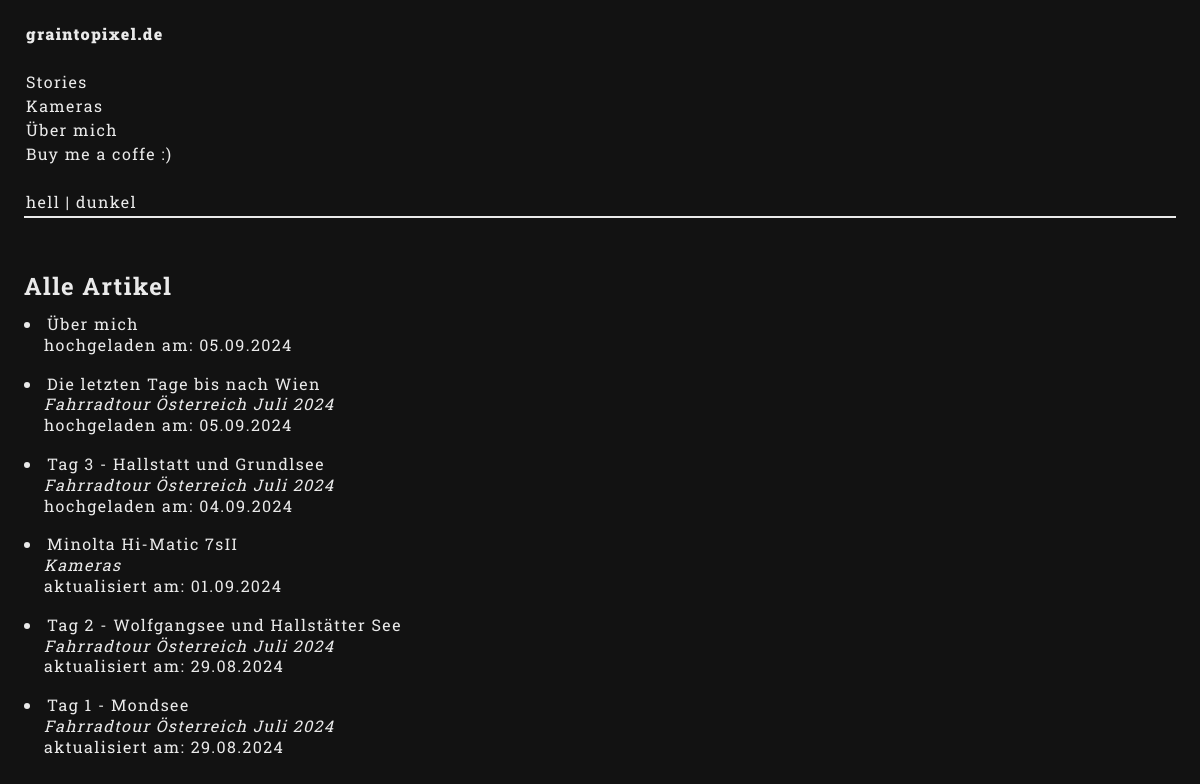
Before: / with the older database file.
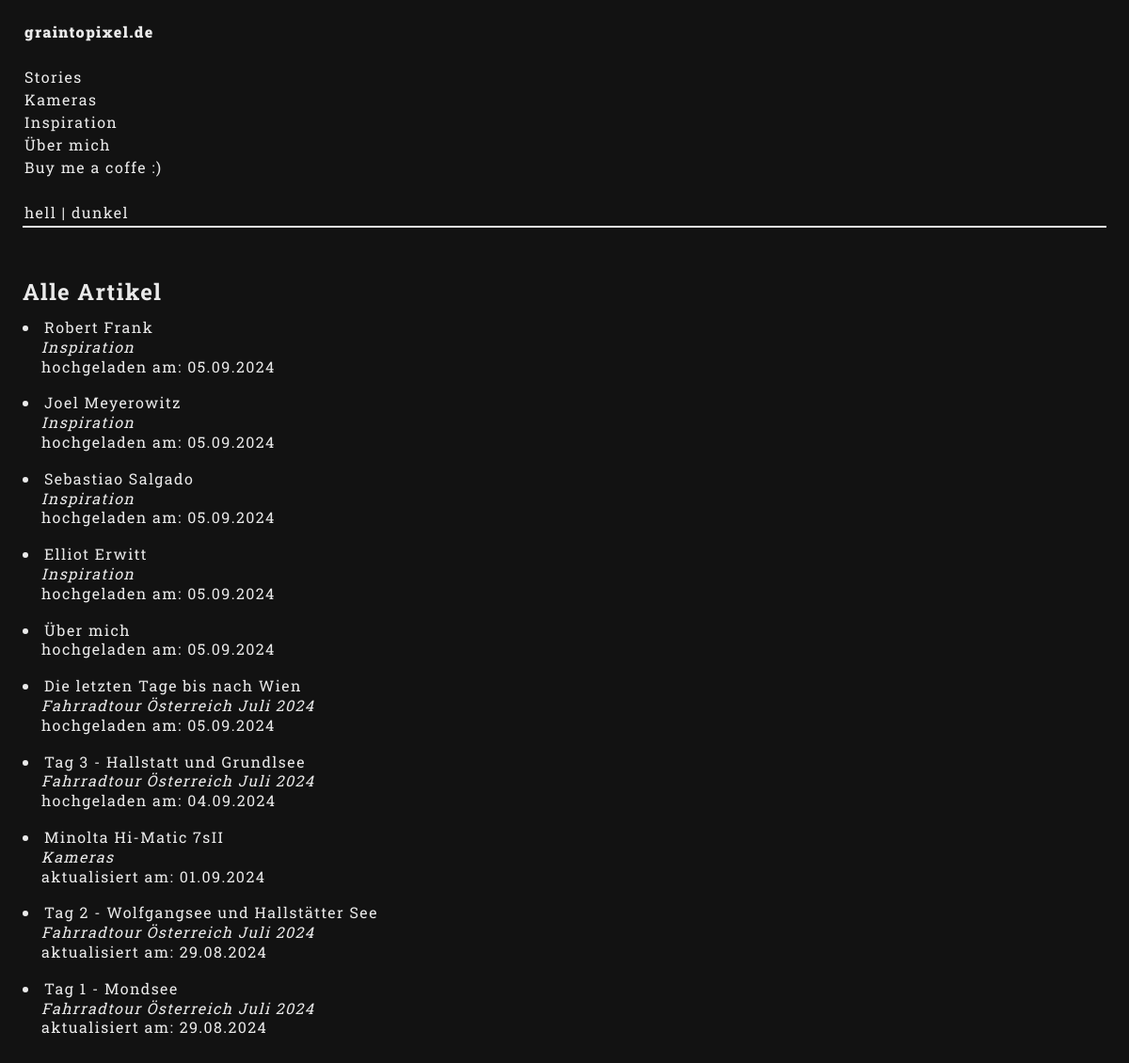
After: the same page with the newer database file.
### posts/models.py (models this page shows, shortened)
class Category(models.Model):
    title = models.CharField(max_length=5000)

class Article(models.Model):
    html_template = models.CharField(max_length=5000,  blank=True, choices=[
        ('article_template01.html', 'Story, links Text, rechts Bilder'),
        ('article_template02.html', 'Artikel, links Text, rechts Bilder'),
        ('article_template03.html', 'Artikel, Text, Bild, Tabelle'),
        ('article_template04.html', 'Artikel, Objektiv'),
        ('article_template05.html', 'Artikel, nur Intro'),
    ])
    category = models.ForeignKey(Category, on_delete=models.CASCADE, null=True, blank=True)
    title = models.CharField(max_length=5000)
    intro_text = RichTextField(null=True, blank=True)
    seperated_texts = models.TextField(max_length=1000000, null=True, blank=True)
    images = models.ManyToManyField(Image, through='ArticleImage', related_name='articles')
    author = models.CharField(max_length=5000, default='Oskar Antretter', null=True)
    created_at = models.DateTimeField(default=datetime.now, blank=True)
    updated_at = models.DateTimeField(default=datetime.now, blank=True)

class Story(models.Model):
    title = models.CharField(max_length=5000, null=True, blank=True)
    first_chapter = models.ForeignKey(Article, on_delete=models.CASCADE, null=True, blank=True)
    chapters = models.ManyToManyField(Article, related_name='articles', null=True, blank=True)

### posts/views.py (the view)
# urls.py: path('', views.index, name='index'),
def index(request):
    categories = Category.objects.all()
    articles = Article.objects.all().order_by('-updated_at')
    stories = Story.objects.all()
    return render(request, 'index.html', {
        'articles': articles,
        'stories': stories,
        'categories': categories,
    })

### templates/index.html (shortened to what this page needs)
{%load static%}
<!DOCTYPE html>
<html lang="de">
<head>
    <link rel="stylesheet" href="{% static 'css/style.css' %}">
</head>
<body>
    <div class="wrapper">
        <div class="menu-section">
            <table>
                <tr>
                    <td class="main-nav">
                        <div>
                            <nav>
                                <a class="bold-text" href="/">graintopixel.de</a>
                                <br>
                                <br>
                                <a href="category/stories">Stories</a>
                                <br>
                                {% for category in categories %}
                                {% if category.id is not 12 %}
                                <a href="category/{{category.title}}">{{category.title}}</a>
                                <br>
                                {%endif%}
                                {% endfor %}
                                <a href="/uebermich/18">Über mich</a><br>
                                <a href="https://paypal.me/oskarantretter1">Buy me a coffe :)</a><br>
                                <br>
                                <a onclick="styleBright()">hell</a>&nbsp;|&nbsp;<a onclick="styleDark()">dunkel</a>
                            </nav>
                        </div>
                    </td>
                </tr>
            </table>
        </div>
        <div class="content-preview-section">
            <h2>Alle Artikel</h2>
            <ul class="content-list-mobile">
                {% for article in articles %}
                <li>
                    {% if article.category.id is not 12 and article.category%}
                        {% if article.updated_at > article.created_at %}
                            <a href="category/{{article.category.title}}/article/{{article.id}}">{{article.title}} <br> <span class="italic">{{article.category.title}}</span> <br> aktualisiert am: {{article.updated_at|date:"d.m.Y"}}</a>
                        {% else %}
                            <a href="category/{{article.category.title}}/article/{{article.id}}">{{article.title}} <br> <span class="italic">{{article.category.title}}</span> <br> hochgeladen am: {{article.created_at|date:"d.m.Y"}}</a>
                        {% endif %}
                    {% elif article.category.id is not 12 %}
                        {% if article.updated_at > article.created_at %}
                            <a href="/uebermich/18">{{article.title}} <br> aktualisiert am: {{article.updated_at|date:"d.m.Y"}}</a>
                        {% else %}
                            <a href="/uebermich/18">{{article.title}} <br> hochgeladen am: {{article.created_at|date:"d.m.Y"}}</a>
                        {% endif %}
                    {% else %}
                        {% for story in stories %}
                            {% for chapter in story.chapters.all %}
                                {% if chapter.title and chapter.id == article.id %}
                                    {% if article.updated_at > article.created_at %}
                                        <a href="/story/{{story.id}}/article/{{article.id}}">{{article.title}} <br> <span class="italic">{{story.title}}</span><br> aktualisiert am: {{article.updated_at|date:"d.m.Y"}}</a>
                                    {% else %}
                                        <a href="/story/{{story.id}}/article/{{article.id}}">{{article.title}} <br> <span class="italic">{{story.title}}</span><br> hochgeladen am: {{article.created_at|date:"d.m.Y"}}</a>
                                    {% endif %}
                                {% endif %}
                            {% endfor %}
                        {% endfor %}
                    {% endif %}
                </li>
                {% endfor %}
            </ul>
            <br>
        </div>
    </div>
</body>
</html>

### static/css/style.css (style rules this page uses)
:root { --c-background: #121212; --c-font: #eaeaea; --c-linksHover: #ffa42e; --c-decoration: #eaeaea; --font: "Roboto Slab"; --font-wheight: 400; --line-height: 1.5; --letter-spacing: 1.4px; --word-spacing: normal; }
* { margin: 0; padding: 0; scrollbar-color: var(--c-font) #eaeaea00; scrollbar-width: thin; }
body { background-color: var(--c-background); color: var(--c-font); font-size: 12pt; line-height: var(--line-height); font-family: var(--font); font-weight: var(--font-wheight); letter-spacing: var(--letter-spacing); word-spacing: var(--word-spacing); }
li { list-style-position: inside; text-indent: -20px; padding-left: 20px; }
.content-list-mobile li { line-height: 1.3; padding-bottom: 18px; }
.wrapper { width: 96vw; display: flex; flex-wrap: wrap; margin-left: 15px; margin-right: 15px; height: 95vh; margin: 0 auto; margin-top: 20px; align-content: start; }
.content-preview-section { width: 100%; height: fit-content; margin: 0 auto; }
.menu-section { width: 100%; border-bottom: 2px solid var(--c-decoration); margin-bottom: 50px; height: fit-content; box-sizing: border-box; }
h2 { padding-bottom: 10px; }
a { color: var(--c-font); text-decoration: none; }
.bold-text { font-weight: 1000; }
table { width: 100%; }
.italic { font-style: italic; }

Changed rows visible on the page:
added Category: title "Inspiration"
added Article: title "Robert Frank", category "Inspiration", created_at "05.09.2024", shown under "Alle Artikel"
added Article: title "Joel Meyerowitz", category "Inspiration", created_at "05.09.2024", shown under "Alle Artikel"
added Article: title "Sebastiao Salgado", category "Inspiration", created_at "05.09.2024", shown under "Alle Artikel"
added Article: title "Elliot Erwitt", category "Inspiration", created_at "05.09.2024", shown under "Alle Artikel"
